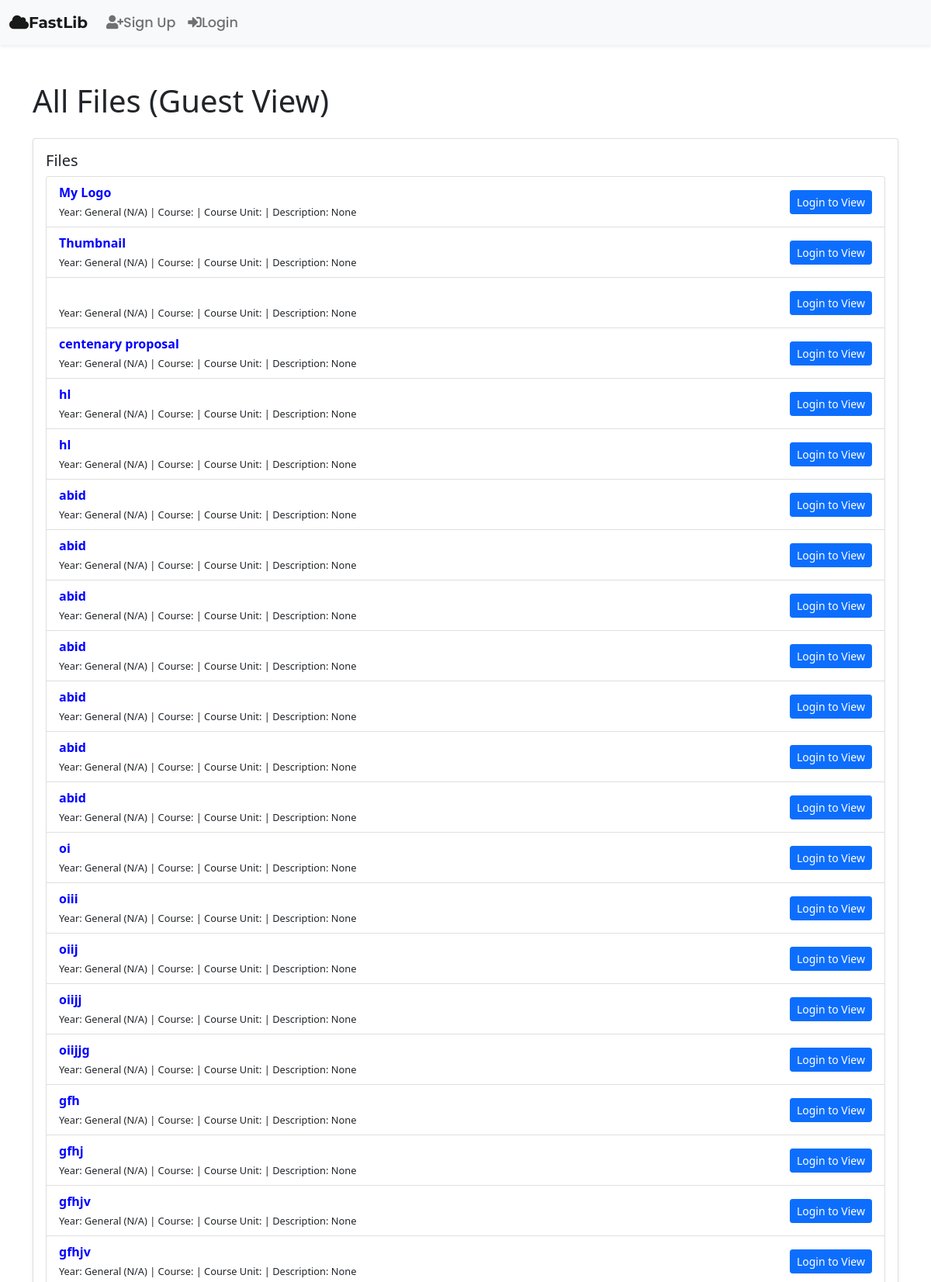
Screenshot of /all-files-guest/ (upper part) with the database file from the repository.
### googledriveapp/models.py (models this page shows, shortened)
class File(models.Model):
    filetitle = models.CharField(max_length=50)
    folder = models.ForeignKey(Folder, on_delete=models.CASCADE, related_name='files')
    file = models.FileField(upload_to="Files")
    year = models.CharField(max_length=20, choices=YEAR_CHOICES, default='General (N/A)')
    course = models.CharField(max_length=100)
    course_unit = models.CharField(max_length=100)
    description = models.TextField(blank=True, null=True)
    likes = models.ManyToManyField(User, related_name='liked_files', blank=True)
    namespace = models.CharField(max_length=255, unique=True, null=True, blank=True)  # Allow NULL values

### googledriveapp/views.py (the view)
# urls.py: path('all-files-guest/', views.all_files_guest, name='all_files_guest'),
def all_files_guest(request):
    all_files = File.objects.all()
    context = {
        'all_files': all_files,
    }
    return render(request, 'googledriveapp/all_files_guest.html', context)

### googledriveapp/templates/googledriveapp/all_files_guest.html
{% extends 'googledriveapp/base.html' %}
{% block body %}
<div class="container my-5">
    <h1 class="mb-4">All Files (Guest View)</h1>
    <div class="row">
        <div class="col-md-12">
            <div class="card shadow-sm">
                <div class="card-body">
                    <h5 class="card-title">Files</h5>
                    <ul class="list-group">
                        {% for file in all_files %}
                        <li class="list-group-item d-flex justify-content-between align-items-center">
                            <div>
                                <span style="font-size: 1rem; color: blue;"><strong>{{ file.filetitle }}</strong></span><br>
                                <span style="font-size: 0.8rem;">
                                    Year: {{ file.year }} | Course: {{ file.course }} | Course Unit: {{ file.course_unit }} | Description: {{ file.description|truncatechars:50 }}
                                </span>
                            </div>
                            <a href="{% url 'login' %}" class="btn btn-primary btn-sm">Login to View</a>
                        </li>
                        {% empty %}
                        <li class="list-group-item">No files found.</li>
                        {% endfor %}
                    </ul>
                </div>
            </div>
        </div>
    </div>
</div>
{% endblock body %}

### googledriveapp/templates/googledriveapp/base.html (style rules this page uses)
body { overflow-x: hidden; background-color: #f8f9fa; font-family: 'Poppins', sans-serif; }

### rows the page displays
File: filetitle "My Logo", year "General (N/A)", description "None"
File: filetitle "Thumbnail", year "General (N/A)", description "None"
File: year "General (N/A)", description "None"
File: filetitle "centenary proposal", year "General (N/A)", description "None"
File: filetitle "hl", year "General (N/A)", description "None"
File: filetitle "hl", year "General (N/A)", description "None"
File: filetitle "abid", year "General (N/A)", description "None"
File: filetitle "abid", year "General (N/A)", description "None"
File: filetitle "abid", year "General (N/A)", description "None"
File: filetitle "abid", year "General (N/A)", description "None"
File: filetitle "abid", year "General (N/A)", description "None"
File: filetitle "abid", year "General (N/A)", description "None"
File: filetitle "abid", year "General (N/A)", description "None"
File: filetitle "oi", year "General (N/A)", description "None"
File: filetitle "oiii", year "General (N/A)", description "None"
File: filetitle "oiij", year "General (N/A)", description "None"
File: filetitle "oiijj", year "General (N/A)", description "None"
File: filetitle "oiijjg", year "General (N/A)", description "None"
File: filetitle "gfh", year "General (N/A)", description "None"
File: filetitle "gfhj", year "General (N/A)", description "None"
File: filetitle "gfhjv", year "General (N/A)", description "None"
File: filetitle "gfhjv", year "General (N/A)", description "None"
